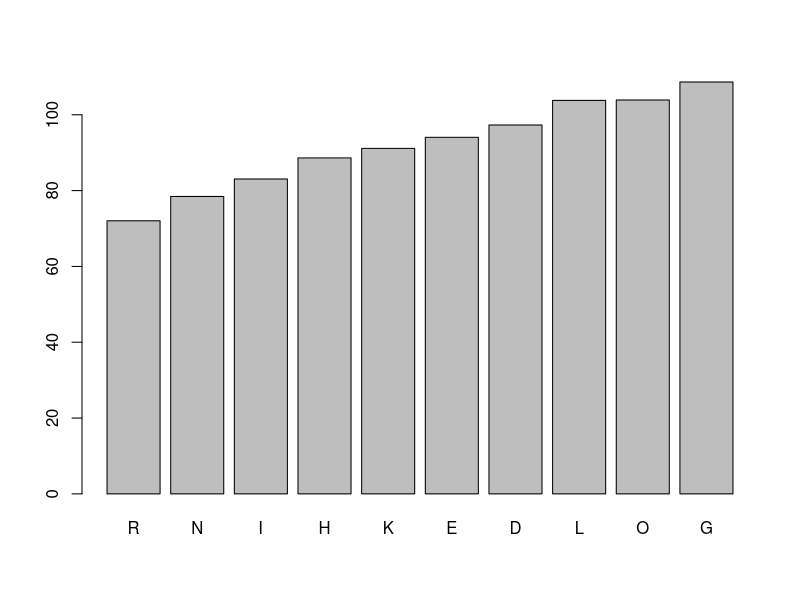

R code for this plot:
# R
#
# Copyright: 2017-2018, R.J.J.H. van Son and the Netherlands Cancer Institute
# License: GNU GPL v2 or later
# email: r.v.son@nki.nl
#
library(ggplot2)
# A4 size in Inches
OutputWidth <-  11.692;
OutputHeight <- 7.5;
#
filename <- "CorpusConcatArea_hist.pdf"

se <- function(x) sqrt(var(x)/length(x))
ci <- function(x) {if(length(x)>3) {t <- t.test(x); (t$conf.int[[2]]- t$conf.int[[1]])/2} else 0 }

VowelTable <- read.table("IFA_concat_dataFM_Robust.tsv", header = TRUE, sep = "\t", na.strings = "-");
VowelTable$VowelDensity <- VowelTable$N/VowelTable$Duration
AverageVowels <- aggregate(cbind(Area1, Area2, N, i.dist, u.dist, a.dist, Duration, VowelDensity)~Speaker+Sex+Style+Session, data=VowelTable, mean);
SdevVowels <- aggregate(cbind(Area1, Area2, N, i.dist, u.dist, a.dist, Duration, VowelDensity)~Speaker+Sex+Style+Session, data=VowelTable, sd);

AverageSpeakerVowels <- aggregate(cbind(Area1, Area2, N, i.dist, u.dist, a.dist, Duration, VowelDensity)~Speaker, data=VowelTable, mean);
SdevSpeakerVowels <- aggregate(cbind(Area1, Area2, N, i.dist, u.dist, a.dist, Duration, VowelDensity)~Speaker, data=VowelTable, sd);
SerrSpeakerVowels <- aggregate(cbind(Area1, Area2, N, i.dist, u.dist, a.dist, Duration, VowelDensity)~Speaker, data=VowelTable, se);
CintSpeakerVowels <- aggregate(cbind(Area1, Area2, N, i.dist, u.dist, a.dist, Duration, VowelDensity)~Speaker, data=VowelTable, ci);
NSpeakerVowels <- aggregate(cbind(Area1, Area2, N, i.dist, u.dist, a.dist, Duration, VowelDensity)~Speaker, data=VowelTable, length);

AverageAllVowels <- aggregate(cbind(Area1, Area2, N, i.dist, u.dist, a.dist, Duration, VowelDensity)~Style, data=VowelTable, mean);
SdAllVowels <- aggregate(cbind(Area1, Area2, N, i.dist, u.dist, a.dist, Duration, VowelDensity)~Style, data=VowelTable, sd);
SeAllVowels <- aggregate(cbind(Area1, Area2, N, i.dist, u.dist, a.dist, Duration, VowelDensity)~Style, data=VowelTable, se);
CiAllVowels <- aggregate(cbind(Area1, Area2, N, i.dist, u.dist, a.dist, Duration, VowelDensity)~Style, data=VowelTable, ci);


# Plot averages per speaker by style
VowelTable$Style <- factor(VowelTable$Style, levels=c("I", "R", "T", "S", "W", "Y"), ordered=T);
VowelTable$StyleNum <- factor(VowelTable$Style, levels=c("I", "R", "T", "S", "W", "Y"), ordered=T);

# Plot figure
pdf(filename, width=OutputWidth, height=OutputHeight, useDingbats=FALSE);

SpeakerList <- c("N","I","G","L","E","R","K","H", "D", "O")
colorlist <- c("darkgreen", "darkred", "darkblue", "deeppink4", "green", "blue", "red", "deeppink", "gold4", "darkolivegreen")
i <- 1

# Average
par(family="Helvetica")
barplot(sort(AverageSpeakerVowels$Area2), names.arg=as.character(AverageSpeakerVowels[order(AverageSpeakerVowels$Area2),"Speaker"]))


dev.off(dev.cur())
